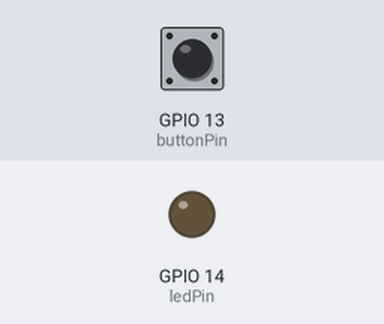
Simulated run of this sketch. Board: ESP32. Shown: output pins drawn as LEDs (lit = HIGH). The inputs (shaded band) are chosen by the test bench; at power-on: GPIO 13 (buttonPin) LOW.

Above: at 1.2 s.
1.3 s: GPIO 13 (buttonPin) pulled HIGH for 0.15 s
At 2.0 s:
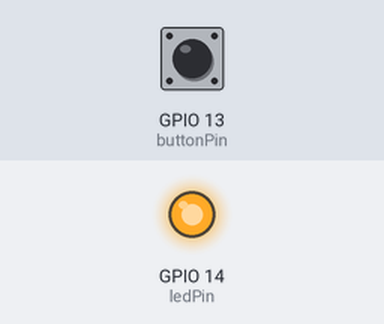
2.9 s: GPIO 13 (buttonPin) pulled HIGH for 1 s
At 3.2 s:
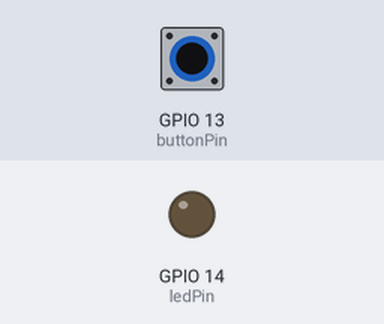
5.4 s: GPIO 13 (buttonPin) pulled HIGH for 3.2 s
At 6.3 s:
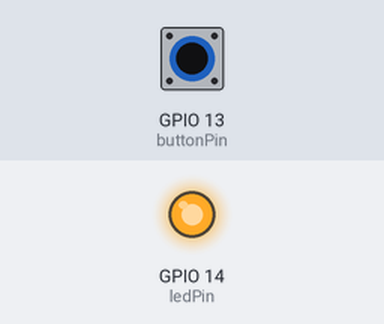
Timing chart, 0 to 8.4 s (numbered marks = the images above; inputs shaded):
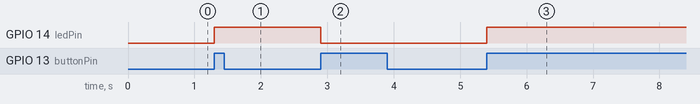

The sketch:

DigitalPort.ino
```cpp
// É necessário selecionar a placa "DOIT ESP32 DEVKIT V1" para simular o projeto no PICSimLab.
// No PICSimLab, selecione a placa Esp32 DevkitC.

// constants
const int buttonPin = 13;  // o número do pino do botão
const int ledPin = 14;     // o número do pino do LED

// variáveis para controle do estado
volatile bool ledState = false;  // estado do LED (volátil porque é alterado em ISR)

// Função de callback para a interrupção
void IRAM_ATTR buttonISR() {
  // Inverter o estado do LED quando o botão for pressionado
  ledState = !ledState;
  digitalWrite(ledPin, ledState);
}

void setup() {
  // inicializa o pino do LED como saída:
  pinMode(ledPin, OUTPUT);

  // inicializa o pino do botão como entrada com pull-down:
  pinMode(buttonPin, INPUT);

  // Configura a interrupção externa no pino do botão
  // RISING detecta quando o botão é pressionado (transição de LOW para HIGH)
  attachInterrupt(digitalPinToInterrupt(buttonPin), buttonISR, RISING);
}

void loop() {
  // Com interrupções, não precisamos verificar o estado do botão no loop principal
  // O loop principal pode ficar vazio ou executar outras tarefas

  // Aqui você pode adicionar outras funcionalidades se necessário
}
```

Measured:
- after the input at 1.3 s, GPIO 14 (ledPin): LOW → HIGH at once
- after the input at 2.9 s, GPIO 14 (ledPin): HIGH → LOW at once
- after the input at 5.4 s, GPIO 14 (ledPin): LOW → HIGH at once
